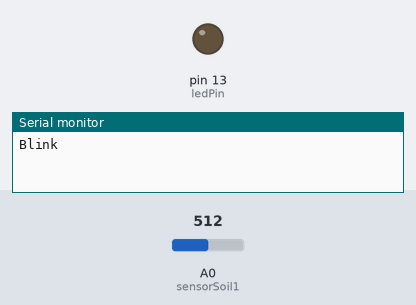
Simulated run of this sketch. Board: Arduino Uno, built with avr-gcc and run on an emulated ATmega328P. On the bench: output pins drawn as LEDs (lit = HIGH), the last lines printed to the serial monitor. Inputs (shaded band) come from the test bench; at power-on: A0 (sensorSoil1) = 512.

Above: at 0.6 s.
At 26.1 s:
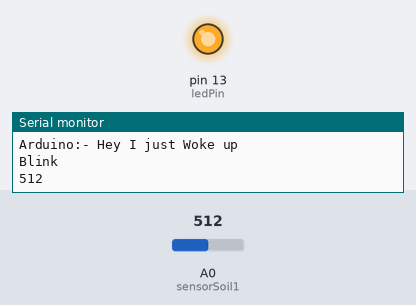
Timing chart, 0 to 31.7 s (numbered marks = the images above):
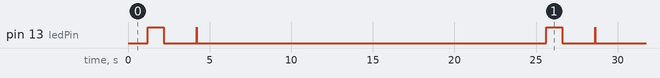

Measured:
- by itself, pin 13 (ledPin): repeats every 24.4 s: LOW 2.0 s, HIGH 0.01 s, LOW 21.4 s, HIGH 1.0 s
- by itself, everything shown: repeats every 24.4 s, in 4 steps

The sketch:

sleep.ino
```cpp
#include <LowPower.h>
#define ledPin 13    // output pin for the LED (to show it is awake)
int sensorSoil1 = A0;
void setup() {
  Serial.begin(9600);
  pinMode(ledPin,OUTPUT);
  digitalWrite(ledPin,LOW);
}

void loop() {
  Serial.println("Blink");
  delay(1000);
  int soil1 = getSoil1();
  Serial.println(soil1);
  doBlink();

  delay(2000);
  Serial.println("Arduino:- I am going for a Nap");
  delay(200);
  digitalWrite(LED_BUILTIN,LOW);
  LowPower.idle(SLEEP_8S, ADC_OFF, TIMER2_OFF, TIMER1_OFF, TIMER0_OFF, SPI_OFF, USART0_OFF, TWI_OFF);
  LowPower.powerDown(SLEEP_8S, ADC_OFF, BOD_OFF);
  Serial.println("Arduino:- Hey I just Woke up");
  Serial.println("");
  delay(2000);
}

int getSoil1()
{
  delay(200);
  int valueSoil1 = analogRead(sensorSoil1);
  return valueSoil1;
}

void doBlink() {
  digitalWrite(ledPin, HIGH);
  delay(1000);
  digitalWrite(ledPin, LOW);
  delay(2000);
  digitalWrite(ledPin, HIGH);
  delay(10);
  digitalWrite(ledPin, LOW);
}


//Dry 595
//Water 259
```
